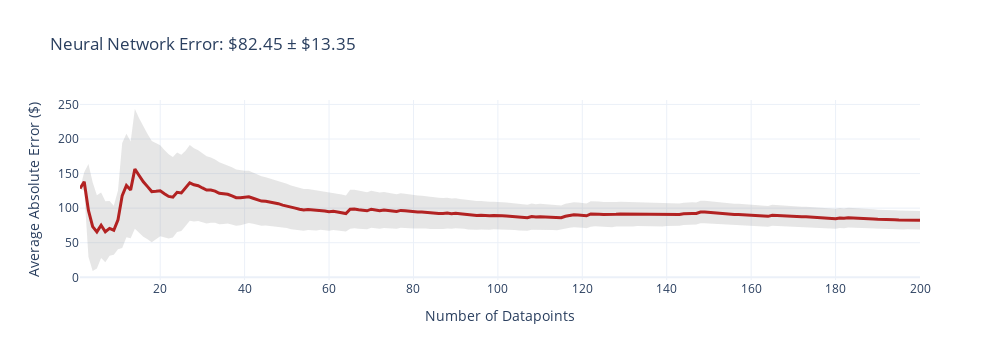
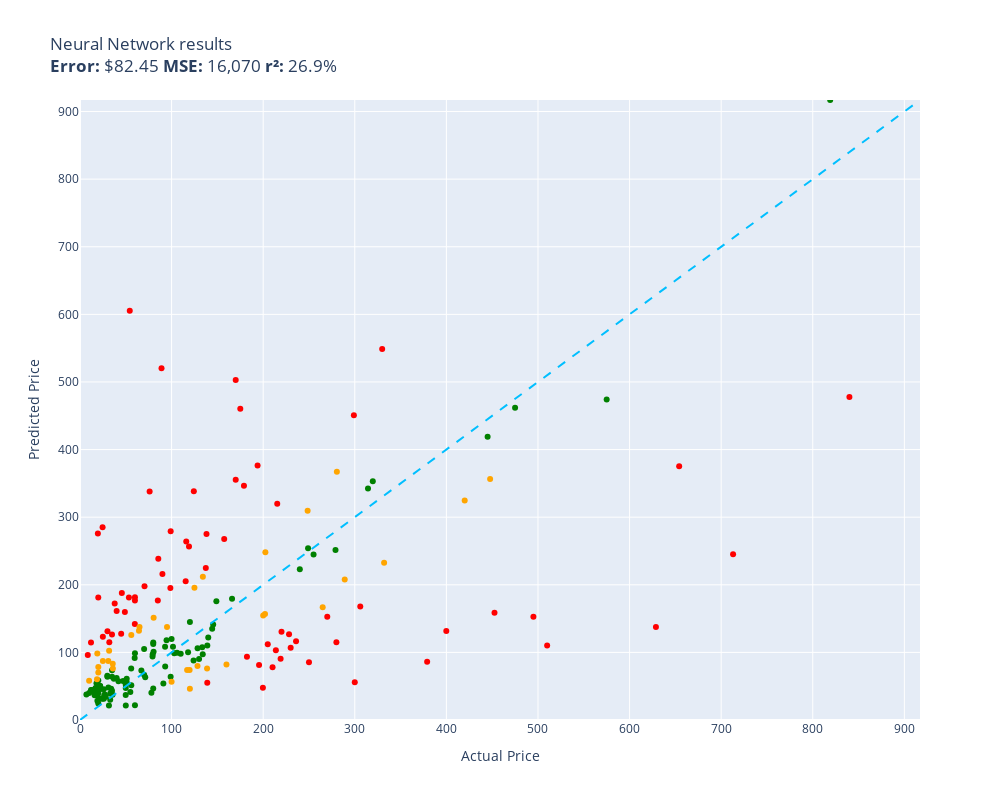

The cell these charts' notebook holds for them, in order:
### Code cell
evaluate(neural_network, test)

### Figure 1 — Plotly figure (JSON) as saved in the notebook; plotly's stock layout.template omitted (floating-point values rounded to 4 significant figures; data arrays with more than 128 entries replaced by an {"elided": "..."} marker saying what was removed)
{"data": [{"fill": "toself", "fillcolor": "rgba(128,128,128,0.2)", "hoverinfo": "skip", "line": {"color": "rgba(255,255,255,0)"}, "name": "95% CI", "showlegend": false, "type": "scatter", "x": {"elided": "400 int values"}, "y": {"elided": "400 float values"}}, {"customdata": {"elided": "200x1 float values"}, "hovertemplate": "n=%{x}<br>Avg Error=$%{y:,.2f}<br>±95% CI=$%{customdata[0]:,.2f}<extra></extra>", "line": {"color": "firebrick", "width": 3}, "mode": "lines", "name": "Cumulative Avg Error", "type": "scatter", "x": {"elided": "200 int values"}, "y": {"elided": "200 float values"}}], "layout": {"height": 360, "showlegend": false, "title": {"text": "Neural Network Error: $82.45 ± $13.35"}, "width": 1000, "xaxis": {"title": {"text": "Number of Datapoints"}}, "yaxis": {"title": {"text": "Average Absolute Error ($)"}}}}

### Figure 2 — Plotly figure (JSON) as saved in the notebook; plotly's stock layout.template omitted (floating-point values rounded to 4 significant figures)
{"data": [{"customdata": [["Old Blood Noise Excess V2 Distortion Cho...\nGuess=$90.59 Actual=$219.00"], ["telpo Headlight Assembly Fit For 15 Camr...\nGuess=$264.02 Actual=$115.99"], ["RBC12-UPC Replacement Battery Cartridge ...\nGuess=$107.04 Actual=$229.99"], ["ACDelco GM Original Equipment FW339 Fron...\nGuess=$320.01 Actual=$215.33"], ["Pump Head TBVECHI 175PSI 4KW 5.5HP 21CFM...\nGuess=$548.87 Actual=$329.90"], ["Bam France 2002XL Contoured Hightech Bla...\nGuess=$245.22 Actual=$713.00"], ["Metabo HPT 36V MultiVolt™ Cordless Rotar...\nGuess=$86.14 Actual=$379.00"], ["Innovative Percussion CB-6 Chamois Bass ...\nGuess=$605.43 Actual=$54.32"], ["APS iBoard 6-inch Aluminum (Black Powder...\nGuess=$78.09 Actual=$210.23"], ["PEMP E65 E66 CDC Simulate Optical Fiber ...\nGuess=$256.59 Actual=$119.00"], ["HK SYSTEMS 13\" Heavy Duty Black \"Push\" O...\nGuess=$176.91 Actual=$84.95"], ["SKB iSeries 3i-13096-6KP Case for BlackM...\nGuess=$460.50 Actual=$174.99"], ["DEWALT 20V MAX* XR Impact Driver with Bl...\nGuess=$158.57 Actual=$452.53"], ["Mini PC, Kinupute Desktop Computer E3-12...\nGuess=$152.58 Actual=$495.00"], ["Aolemi Oil Rubbed Bronze Single Function...\nGuess=$195.16 Actual=$98.65"], ["Deco Mount Pro Tripod Microphone Stand w...\nGuess=$181.50 Actual=$59.95"], ["Scranton & Co 3 Drawer Mobile File Cabin...\nGuess=$205.05 Actual=$115.35"], ["Travelpro Platinum Elite Slim Business L...\nGuess=$103.27 Actual=$213.83"], ["Southwire 120V/15A Right Angle User Atta...\nGuess=$172.30 Actual=$37.87"], ["JRready ST6313 DT Deutsch Connector Kit,...\nGuess=$47.77 Actual=$199.68"], ["Dakota Alert MURS Alert Probe Sensor - M...\nGuess=$130.39 Actual=$219.99"], ["Projector, CRAZVIEW Projector with WiFi ...\nGuess=$181.03 Actual=$53.40"], ["MC: Pindicator (Dual Intensity Amber)\nGuess=$161.33 Actual=$40.00"], ["Sumerain S1339CM Double Handle Widesprea...\nGuess=$116.54 Actual=$235.86"], ["Poison Spyder 10-08-020 Rocker Knocker\nGuess=$137.70 Actual=$628.76"], ["DIMARZIO 204284 DP 163FBK Blues Bucker G...\nGuess=$215.93 Actual=$89.99"], ["BESTILL Wall Mounted Shower Faucet Set, ...\nGuess=$337.80 Actual=$76.00"], ["Trail Gear Twin Stick Kit for Top Shift ...\nGuess=$114.84 Actual=$279.92"], ["Dell Optiplex 390 Desktop Computer i3 3....\nGuess=$338.37 Actual=$124.27"], ["Satco S9596, 4 Count (Pack of 1), 4.18\nGuess=$114.62 Actual=$12.00"], ["LEGO Marvel Avengers War Machine Buster ...\nGuess=$176.74 Actual=$59.95"], ["ANZO USA 111207 GMC SIERRA 99-06 / YUKON...\nGuess=$93.71 Actual=$182.28"], ["Kingston Brass KS269SN Kingston Clawfoot...\nGuess=$167.88 Actual=$305.99"], ["KOHLER K-1185540-CP Assembly-Slider\nGuess=$187.97 Actual=$45.67"], ["KS K-STORM Replacement Silicone Mushroom...\nGuess=$96.27 Actual=$8.50"], ["Pioneer 2AM401-BN Two Handle Kitchen Fau...\nGuess=$126.92 Actual=$228.22"], ["Grey Pneumatic 1311SD Impact Socket Set\nGuess=$267.72 Actual=$157.43"], ["Aeromotive 13304 Regulator, X1 Adjustabl...\nGuess=$152.56 Actual=$269.95"], ["Royal Designs, Inc. Decorative Abundant ...\nGuess=$123.22 Actual=$24.95"], ["Canon Sure Shot 90u 35mm Date Camera\nGuess=$131.65 Actual=$399.89"], ["Mikrotik RB3011UIAS-RM RouterBOARD 10xGi...\nGuess=$450.79 Actual=$299.00"], ["MXR Carbon Copy Deluxe Analog Delay Guit...\nGuess=$81.26 Actual=$195.50"], ["Ibanez M510OVS Acoustic Mandolin in Vint...\nGuess=$502.93 Actual=$169.99"], ["Berta (6 Pieces) 1-1/4 inch Overlay, 90 ...\nGuess=$285.26 Actual=$24.66"], ["Chalkboard Name Badges with Magnetic Bac...\nGuess=$181.27 Actual=$19.95"], ["CradlePoint Compact Broadband Router (CB...\nGuess=$520.17 Actual=$89.00"], ["Pyle Wireless Rear View Backup Camera - ...\nGuess=$197.98 Actual=$70.45"], ["Hp Pavilion P7-1257c Motherboard Aahd3-h...\nGuess=$141.86 Actual=$59.86"], ["Auertech Portable Washing Machine, 14lbs...\nGuess=$279.29 Actual=$98.99"], ["18 Inch White Undermount Kitchen Sink - ...\nGuess=$346.58 Actual=$179.00"], ["New Replacement seat cover fits Yamaha M...\nGuess=$55.12 Actual=$138.95"], ["Evan Fischer Radiator Cooling Fan Assemb...\nGuess=$224.88 Actual=$137.34"], ["ECCPP Power Steering Pump for 2009-2010 ...\nGuess=$238.48 Actual=$85.48"], ["AZX Stylus Pencil for Apple iPad Pro 202...\nGuess=$131.25 Actual=$29.99"], ["SP Air Corporation SP-8102BU 1/4-Inch He...\nGuess=$112.18 Actual=$204.99"], ["ASUS VY279HE-W 27” 1080P Monitor - White...\nGuess=$275.22 Actual=$138.10"], ["Music Hall pa15.3 MM/MC Phono Preamplifi...\nGuess=$85.44 Actual=$250.00"], ["Lorell Bell Chair Glide, 2.5\", Black\nGuess=$275.80 Actual=$19.50"], ["4 Inches Rolled Muffler Tip Catback Exha...\nGuess=$376.51 Actual=$193.88"], ["CTLAMP XL-2100 Professional Quality XL-2...\nGuess=$114.88 Actual=$32.00"], ["200 ' feet True 14 Gauge AWG CCA Speaker...\nGuess=$127.42 Actual=$44.95"], ["Competition Clutch Disc and Pressure Pla...\nGuess=$110.25 Actual=$510.00"], ["A-Premium Front Suspension Steering Knuc...\nGuess=$159.63 Actual=$48.99"], ["Dell XPS 13 9343-2727SLV 13.3\" Full HD S...\nGuess=$477.82 Actual=$839.99"], ["Empava 24\" Single Wall Ovens 10 Cooking ...\nGuess=$375.30 Actual=$654.14"], ["HP Laserjet 2100 Laser Printer W/Test Pr...\nGuess=$55.71 Actual=$299.98"], ["Jada Toys Ryan's World Combo Panda Airli...\nGuess=$126.47 Actual=$34.94"], ["Xiaomi Redmi 10 2022 NFC 4G LTE (128GB +...\nGuess=$355.53 Actual=$169.99"]], "hovertemplate": "%{customdata[0]}<extra></extra>", "legendgroup": "red", "marker": {"color": "red", "size": 6, "symbol": "circle"}, "mode": "markers", "name": "red", "orientation": "v", "showlegend": true, "type": "scatter", "x": [219.0, 116.0, 230.0, 215.3, 329.9, 713.0, 379.0, 54.32, 210.2, 119.0, 84.95, 175.0, 452.5, 495.0, 98.65, 59.95, 115.3, 213.8, 37.87, 199.7, 220.0, 53.4, 40.0, 235.9, 628.8, 89.99, 76.0, 279.9, 124.3, 12.0, 59.95, 182.3, 306.0, 45.67, 8.5, 228.2, 157.4, 269.9, 24.95, 399.9, 299.0, 195.5, 170.0, 24.66, 19.95, 89.0, 70.45, 59.86, 98.99, 179.0, 138.9, 137.3, 85.48, 29.99, 205.0, 138.1, 250.0, 19.5, 193.9, 32.0, 44.95, 510.0, 48.99, 840.0, 654.1, 300.0, 34.94, 170.0], "xaxis": "x", "y": [90.59, 264.0, 107.0, 320.0, 548.9, 245.2, 86.14, 605.4, 78.09, 256.6, 176.9, 460.5, 158.6, 152.6, 195.2, 181.5, 205.1, 103.3, 172.3, 47.77, 130.4, 181.0, 161.3, 116.5, 137.7, 215.9, 337.8, 114.8, 338.4, 114.6, 176.7, 93.71, 167.9, 188.0, 96.27, 126.9, 267.7, 152.6, 123.2, 131.6, 450.8, 81.26, 502.9, 285.3, 181.3, 520.2, 198.0, 141.9, 279.3, 346.6, 55.12, 224.9, 238.5, 131.2, 112.2, 275.2, 85.44, 275.8, 376.5, 114.9, 127.4, 110.3, 159.6, 477.8, 375.3, 55.71, 126.5, 355.5], "yaxis": "y"}, {"customdata": [["NewPower99 Battery Kit for Samsung Galax...\nGuess=$41.29 Actual=$54.95"], ["EXMAX NG-10X Fresnel Lens Focusing Adapt...\nGuess=$67.06 Actual=$69.98"], ["Stand for Raven Pro Document Scanner - P...\nGuess=$65.47 Actual=$29.85"], ["SuppliesOutlet Compatible Toner Cartridg...\nGuess=$135.11 Actual=$144.29"], ["Panasonic KX-TG6511B DECT 6.0 PLUS Expan...\nGuess=$93.76 Actual=$79.20"], ["LOVE MEI Galaxy S10 Lite Case, Military ...\nGuess=$30.06 Actual=$32.98"], ["GJY Portable TV,10.6 inch Mini TV for AT...\nGuess=$97.24 Actual=$79.36"], ["LD Products Compatible Toner Cartridge R...\nGuess=$52.12 Actual=$49.98"], ["Intermatic PX300 12V 300W Transformer wi...\nGuess=$97.31 Actual=$134.00"], ["CORSAIR Dominator Platinum RGB 32GB (2x1...\nGuess=$88.12 Actual=$124.00"], ["Clementoni 39132.5 Jigsaw Puzzle 1,000 P...\nGuess=$46.46 Actual=$79.95"], ["10GBase-LR SFP+ Transceiver, Handar 10GB...\nGuess=$58.60 Actual=$19.99"], ["KOMPUTERBAY 4GB 2X 2GB DDR2 1066MHz PC2-...\nGuess=$100.99 Actual=$80.34"], ["Canon EOS Rebel T7 Digital SLR Camera wi...\nGuess=$917.06 Actual=$819.00"], ["Evergreen HSHB2005 Cylinder Head Gasket ...\nGuess=$91.78 Actual=$59.69"], ["Task T24287 Roman Ogee Router Bit with 1...\nGuess=$76.14 Actual=$55.88"], ["15\" Locking Shower Head Extension Arm in...\nGuess=$112.24 Actual=$79.95"], ["Mylites+ Standard Comic Book Mylar Sleev...\nGuess=$73.72 Actual=$34.99"], ["Tidal Front + Rear Fender Flares 4PC Poc...\nGuess=$244.93 Actual=$254.99"], ["152MM Hole Saws M42 Bi-Metal High Speed ...\nGuess=$54.36 Actual=$17.99"], ["Wenger City Upgrade Laptop Backpack with...\nGuess=$141.18 Actual=$145.42"], ["Adams Check Payment and Deposit Register...\nGuess=$37.51 Actual=$35.49"], ["3D Tree Hole Branches 075 Stair Risers D...\nGuess=$90.23 Actual=$129.99"], ["KOHLER 18865-CP Filtered Water Faucet, P...\nGuess=$461.69 Actual=$475.00"], ["Retevis RT68 Soft Earhook Walkie Talkie ...\nGuess=$37.74 Actual=$6.99"], ["Laisomeke Waterproof Junction Box, Unive...\nGuess=$44.27 Actual=$11.99"], ["Webcem Solar Shed Light Outdoor Indoor, ...\nGuess=$40.28 Actual=$77.96"], ["Festool 492370 Platin 2 S1000 Grit 6-Inc...\nGuess=$54.02 Actual=$91.00"], ["Western Digital Enterprise RE4-GP 2TB SA...\nGuess=$98.11 Actual=$109.95"], ["VLAND LED Smoked Taillights Compatible F...\nGuess=$223.13 Actual=$239.99"], ["Lighted Triangle Mirror Cabinet Bathroom...\nGuess=$418.94 Actual=$445.00"], ["Tablet PC Cover Compatible with Lenovo T...\nGuess=$21.50 Actual=$31.61"], ["Miyaya@ Funny Animal Masks Collection fo...\nGuess=$47.17 Actual=$16.99"], ["Ultra Duster Canned Air Net 10 Oz 6-Pack\nGuess=$36.89 Actual=$49.90"], ["Liberty Imports 12 Pack: US Military Toy...\nGuess=$46.73 Actual=$16.98"], ["Ceramic Talavera Mexican Tile 4x4\", 9 Pi...\nGuess=$63.93 Actual=$29.95"], ["Marvel Legends Series X-Men 6-Inch Archa...\nGuess=$64.08 Actual=$98.95"], ["Intrepid International Dressage Letters-...\nGuess=$37.84 Actual=$26.99"], ["EMART Photography C Stand with Boom Arm,...\nGuess=$145.09 Actual=$119.99"], ["KUNN Small Electrician Tool Pouch Utilit...\nGuess=$50.22 Actual=$21.99"], ["iPhone 12/12 Pro Nicaragua Guardabarranc...\nGuess=$24.56 Actual=$19.97"], ["Replacement Remote Control for PANASONIC...\nGuess=$43.29 Actual=$34.95"], ["LSSAGOON Backpack for Women Teen Kids Gi...\nGuess=$46.31 Actual=$33.99"], ["Walker Exhaust Ultra EPA 16478 Direct Fi...\nGuess=$474.21 Actual=$574.99"], ["GE RPWF SmartWater Comparable Refrigerat...\nGuess=$60.85 Actual=$36.99"], ["Urth 62mm UV, Circular Polarizing (CPL),...\nGuess=$110.33 Actual=$139.00"], ["MGP Caliper Covers 39011SACURD Red Powde...\nGuess=$254.04 Actual=$249.00"], ["LSI Broadcom SAS 9300-8i 8-port 12Gb/s S...\nGuess=$100.03 Actual=$118.00"], ["NewFantasia Replacement Audio Cable with...\nGuess=$48.02 Actual=$31.00"], ["MONOCARBON Forged Carbon Fiber Case for ...\nGuess=$21.66 Actual=$59.99"], ["AC Compressor & A/C Kit For BMW 335i 335...\nGuess=$342.51 Actual=$314.41"], ["DuraGo 29515020 Front Hub Assembly\nGuess=$106.13 Actual=$128.34"], ["GENUINE VOLVO THERMOSTAT (3.0, 3.2) S60 ...\nGuess=$98.91 Actual=$102.85"], ["USB Charger, CIVIE High Speed 60W Multip...\nGuess=$36.78 Actual=$15.99"], ["Cardone 84-58642 New HEI Electronic Dist...\nGuess=$179.45 Actual=$165.99"], ["Kastar Battery Pack Replacement for Sony...\nGuess=$40.00 Actual=$19.99"], ["Amana Tool - SC587 Carbide Tipped 3-Wing...\nGuess=$63.35 Actual=$71.23"], ["Raspberry Pi 3 Model B+ Aluminum Case Me...\nGuess=$41.01 Actual=$14.99"], ["Skullcandy Hesh Evo Bluetooth Headphones...\nGuess=$105.06 Actual=$69.99"], ["200 Couples Conversation Cards - Enjoy B...\nGuess=$39.15 Actual=$32.97"], ["The Puppet Company - Carpet-Unicorn, Whi...\nGuess=$28.63 Actual=$19.00"], ["KUNFINE Android Radio CarPlay & Android ...\nGuess=$99.62 Actual=$106.00"], ["KYX Racing Hardened Steel Center Drive S...\nGuess=$57.80 Actual=$46.99"], ["StonKraft Brass Chess Board Game Set wit...\nGuess=$121.97 Actual=$140.00"], ["Baumgartens Sicurix Blank PVC ID Cards (...\nGuess=$36.60 Actual=$19.11"], ["VIPMOTOZ Sequential Turn Signal Premium ...\nGuess=$251.34 Actual=$278.94"], ["OEM Samsung Remote Control Shipped with ...\nGuess=$51.29 Actual=$56.00"], ["Venom Power Terra Hunter R/T+ R/T All-Te...\nGuess=$353.05 Actual=$319.65"], ["Custom Engagement Logo Desk Embosser Sea...\nGuess=$47.48 Actual=$49.95"], ["520 Pieces Christmas Envelope Seal Stick...\nGuess=$31.28 Actual=$25.99"], ["LD Compatible Ink Cartridge Replacement ...\nGuess=$57.36 Actual=$41.99"], ["BestPricedDecals Wine A BIT, You'll Feel...\nGuess=$44.41 Actual=$12.98"], ["VATOS 4 Packs Bubble Machine Gun for Kid...\nGuess=$31.48 Actual=$22.88"], ["BXYJY for Samsung Galaxy Z Fold 3 Case w...\nGuess=$21.38 Actual=$49.99"], ["VONADO Space Wars Colonial Viper MK1 Bui...\nGuess=$62.05 Actual=$39.99"], ["Replacement Remote Control fit for Sony ...\nGuess=$39.94 Actual=$9.99"], ["Disney Princess Sparkling Princess Sleep...\nGuess=$32.05 Actual=$24.95"], ["sabermaster TCG Playmat yugioh playmat T...\nGuess=$50.43 Actual=$21.99"], ["Star Wars Die-Cast Metal TITANIUM Series...\nGuess=$45.93 Actual=$22.70"], ["DuraGo BR5330 Front Vented Disc Brake Ro...\nGuess=$108.34 Actual=$101.51"], ["Vinyl Soft Top Roll-up Adjustable Truck ...\nGuess=$175.67 Actual=$148.88"], ["Glovion Music Stand Light, Clip On Piano...\nGuess=$34.57 Actual=$27.99"], ["Samsung DA97-07603B Freezer Ice Maker As...\nGuess=$79.02 Actual=$93.02"], ["Intex River Run Connect Lounge (Four)\nGuess=$118.02 Actual=$94.49"], ["Blanco 230966 Valea Stainless Steel Sink...\nGuess=$108.48 Actual=$92.88"], ["Think Gizmos Build Your Own Robot Toys f...\nGuess=$31.64 Actual=$24.95"], ["Viola Bow 4/4 Full Size Carbon Fiber (Bl...\nGuess=$53.65 Actual=$49.99"], ["VTech Strum and Jam Kidi Musical Guitar ...\nGuess=$48.83 Actual=$21.99"], ["Targus CityGear Durable Backpack, Black,...\nGuess=$107.73 Actual=$133.43"], ["KZ ZS10 Pro in Ear Monitor Headphone KZ ...\nGuess=$73.20 Actual=$66.99"], ["Fender Hendrix Voodoo Child Coiled Instr...\nGuess=$98.66 Actual=$59.99"], ["W11130208 W10695459 Refrigerator LED Mod...\nGuess=$36.87 Actual=$26.59"], ["Pyle 2x120 Watt Home Audio Speaker Power...\nGuess=$56.22 Actual=$50.92"], ["STICKGOO Peel and Stick Backsplash for K...\nGuess=$64.09 Actual=$34.99"], ["Fitness Center Gym Room Weight Train Dua...\nGuess=$119.69 Actual=$99.99"], ["MonMount Triple Monitor Stand Freestandi...\nGuess=$114.76 Actual=$79.99"], ["Refresh NSF-53 Premium Replacement Refri...\nGuess=$60.83 Actual=$50.99"], ["NICKSTON Red Sparkling Glitter Slim Band...\nGuess=$45.32 Actual=$25.99"]], "hovertemplate": "%{customdata[0]}<extra></extra>", "legendgroup": "green", "marker": {"color": "green", "size": 6, "symbol": "circle"}, "mode": "markers", "name": "green", "orientation": "v", "showlegend": true, "type": "scatter", "x": [54.95, 69.98, 29.85, 144.3, 79.2, 32.98, 79.36, 49.98, 134.0, 124.0, 79.95, 19.99, 80.34, 819.0, 59.69, 55.88, 79.95, 34.99, 255.0, 17.99, 145.4, 35.49, 130.0, 475.0, 6.99, 11.99, 77.96, 91.0, 110.0, 240.0, 445.0, 31.61, 16.99, 49.9, 16.98, 29.95, 98.95, 26.99, 120.0, 21.99, 19.97, 34.95, 33.99, 575.0, 36.99, 139.0, 249.0, 118.0, 31.0, 59.99, 314.4, 128.3, 102.8, 15.99, 166.0, 19.99, 71.23, 14.99, 69.99, 32.97, 19.0, 106.0, 46.99, 140.0, 19.11, 278.9, 56.0, 319.6, 49.95, 25.99, 41.99, 12.98, 22.88, 49.99, 39.99, 9.99, 24.95, 21.99, 22.7, 101.5, 148.9, 27.99, 93.02, 94.49, 92.88, 24.95, 49.99, 21.99, 133.4, 66.99, 59.99, 26.59, 50.92, 34.99, 99.99, 79.99, 50.99, 25.99], "xaxis": "x", "y": [41.29, 67.06, 65.47, 135.1, 93.76, 30.06, 97.24, 52.12, 97.31, 88.12, 46.46, 58.6, 101.0, 917.1, 91.78, 76.14, 112.2, 73.72, 244.9, 54.36, 141.2, 37.51, 90.23, 461.7, 37.74, 44.27, 40.28, 54.02, 98.11, 223.1, 418.9, 21.5, 47.17, 36.89, 46.73, 63.93, 64.08, 37.84, 145.1, 50.22, 24.56, 43.29, 46.31, 474.2, 60.85, 110.3, 254.0, 100.0, 48.02, 21.66, 342.5, 106.1, 98.91, 36.78, 179.4, 40.0, 63.35, 41.01, 105.1, 39.15, 28.63, 99.62, 57.8, 122.0, 36.6, 251.3, 51.29, 353.1, 47.48, 31.28, 57.36, 44.41, 31.48, 21.38, 62.05, 39.94, 32.05, 50.43, 45.93, 108.3, 175.7, 34.57, 79.02, 118.0, 108.5, 31.64, 53.65, 48.83, 107.7, 73.2, 98.66, 36.87, 56.22, 64.09, 119.7, 114.8, 60.83, 45.32], "yaxis": "y"}, {"customdata": [["8544771 Dryer Heating Element, 279816 Th...\nGuess=$83.31 Actual=$35.74"], ["46mm Digital Pro High-Resolution Close-U...\nGuess=$70.17 Actual=$19.99"], ["Bam Trekking 3027SB Single Black Clarine...\nGuess=$232.45 Actual=$332.00"], ["June Garden 12\" Sweet Dolly Charlotte - ...\nGuess=$78.35 Actual=$19.99"], ["GanFindX Portable Car Hand Controls for ...\nGuess=$82.22 Actual=$159.90"], ["DALDED LED Light Kit for Lego Sonic Gree...\nGuess=$87.34 Actual=$24.99"], ["Baseball Backpacks Large 18 Inch Bookbag...\nGuess=$102.46 Actual=$31.77"], ["AUTOFREE LED Tail Lights Assembly Compat...\nGuess=$156.90 Actual=$201.99"], ["Fjallraven, Kanken Laptop 15\" Backpack f...\nGuess=$73.99 Actual=$119.65"], ["Diversitech WG840585 Motor, (Ddb) 1/3Hp,...\nGuess=$212.03 Actual=$134.12"], ["Evan-Fischer Front Bumper Cover Compatib...\nGuess=$248.10 Actual=$202.38"], ["PM Auto Front Right Quick Complete Strut...\nGuess=$195.75 Actual=$124.94"], ["Engine Thermostat, Replace 19301-PAA-306...\nGuess=$98.35 Actual=$18.89"], ["Beck/Arnley 0421945 Air Filter\nGuess=$76.30 Actual=$35.87"], ["IQShield Screen Protector Compatible wit...\nGuess=$58.09 Actual=$9.95"], ["Neporal Full Spectrum Light Bulb, 6000K ...\nGuess=$60.32 Actual=$18.59"], ["Pidoko Kids Train Table, Grey with 90 Pc...\nGuess=$46.19 Actual=$119.97"], ["Trim Kit for 2-handle Shower & Tub Valve...\nGuess=$137.60 Actual=$94.99"], ["4LT LUMINETTE Vanity Opal GLS BSN\nGuess=$56.45 Actual=$99.99"], ["4pc Wheel Spacers Adapters 4\" (2inch Per...\nGuess=$73.81 Actual=$116.95"], ["Wilkinson LOW GAUSS Vintage Tone Strat S...\nGuess=$87.19 Actual=$30.93"], ["Linkloos Solar Street Lights Outdoor Wat...\nGuess=$125.79 Actual=$55.99"], ["Universal Power Group 12V 100Ah Sealed L...\nGuess=$154.47 Actual=$199.99"], ["UPR Mach 1 Chin Spoiler Fits 94-98 Musta...\nGuess=$137.41 Actual=$64.99"], ["ROHL WSGUM3018WH Wire Sink Grids, White\nGuess=$80.03 Actual=$128.28"], ["LCD Screen for Dell Inspiron 17R 17.3\" H...\nGuess=$132.14 Actual=$64.37"], ["Diversitech UC2436-3 Ultralite Condenser...\nGuess=$151.28 Actual=$80.39"], ["APS iBoard (304 Stainless Steel Polished...\nGuess=$166.91 Actual=$264.95"], ["Audio Techinca ATW-T1002 System 10 Handh...\nGuess=$207.79 Actual=$289.00"], ["Steering Wheel, Carbon Fiber Automotive ...\nGuess=$356.56 Actual=$447.74"], ["Pacific Drums PDCM1618TTRB 16 x 18 Inche...\nGuess=$324.53 Actual=$419.99"], ["PowerSport Front Rear Brakes and Rotors ...\nGuess=$309.39 Actual=$248.51"], ["Garmin 010-12402-10 GT15M-TM Transom-Mou...\nGuess=$76.03 Actual=$138.74"], ["For Volvo C70 S70 V70 V40 S40 AC Compres...\nGuess=$367.33 Actual=$280.41"]], "hovertemplate": "%{customdata[0]}<extra></extra>", "legendgroup": "orange", "marker": {"color": "orange", "size": 6, "symbol": "circle"}, "mode": "markers", "name": "orange", "orientation": "v", "showlegend": true, "type": "scatter", "x": [35.74, 19.99, 332.0, 19.99, 159.9, 24.99, 31.77, 202.0, 119.7, 134.1, 202.4, 124.9, 18.89, 35.87, 9.95, 18.59, 120.0, 94.99, 99.99, 117.0, 30.93, 55.99, 200.0, 64.99, 128.3, 64.37, 80.39, 264.9, 289.0, 447.7, 420.0, 248.5, 138.7, 280.4], "xaxis": "x", "y": [83.31, 70.17, 232.5, 78.35, 82.22, 87.34, 102.5, 156.9, 73.99, 212.0, 248.1, 195.8, 98.35, 76.3, 58.09, 60.32, 46.19, 137.6, 56.45, 73.81, 87.19, 125.8, 154.5, 137.4, 80.03, 132.1, 151.3, 166.9, 207.8, 356.6, 324.5, 309.4, 76.03, 367.3], "yaxis": "y"}, {"hoverinfo": "skip", "line": {"color": "deepskyblue", "dash": "dash", "width": 2}, "mode": "lines", "name": "y = x", "showlegend": false, "type": "scatter", "x": [0, 917.1], "y": [0, 917.1]}], "layout": {"height": 800, "legend": {"title": {"text": "color"}, "tracegroupgap": 0}, "showlegend": false, "title": {"text": "Neural Network results<br><b>Error:</b> $82.45 <b>MSE:</b> 16,070 <b>r²:</b> 26.9%"}, "width": 1000, "xaxis": {"anchor": "y", "domain": [0, 1], "range": [0, 917.1], "title": {"text": "Actual Price"}}, "yaxis": {"anchor": "x", "domain": [0, 1], "range": [0, 917.1], "title": {"text": "Predicted Price"}}}}
